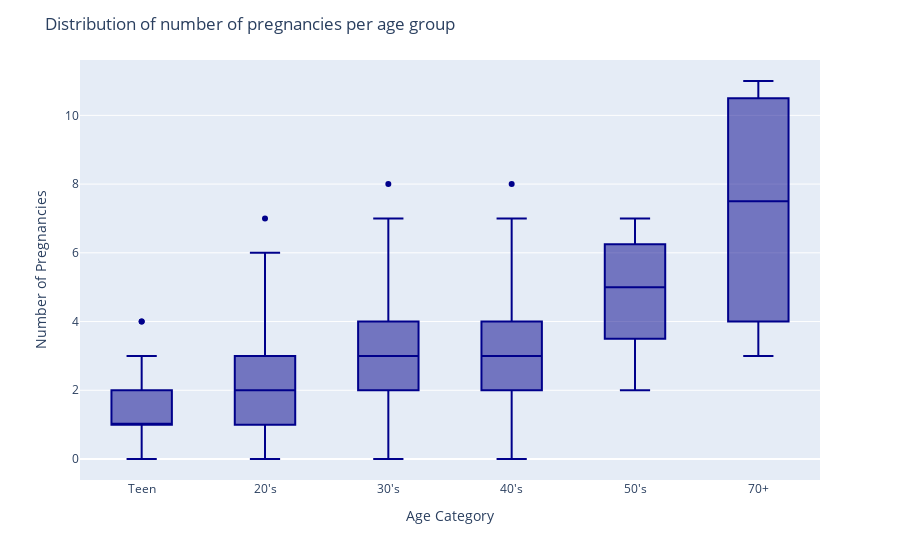

Notebook cell for this chart:
### Markdown cell above
## Pregnancy Distribution by Age

### Code cell
age_preg_bar = px.box(risk_factor_df.sort_values(by="Age",ascending=True), x="age_cat", y="Num of pregnancies",
                      color_discrete_sequence=["darkblue"], points="outliers",
                      category_orders=["Teenager", "Twenties", "Thirties", "Forties", "Fifties",
                                       "Seventy and over"])
age_preg_bar.update_xaxes(title="Age Category")
age_preg_bar.update_yaxes(title="Number of Pregnancies")
age_preg_bar.update_layout(title="Distribution of number of pregnancies per age group")
age_preg_bar.show()

### Figure 1 — Plotly figure (JSON) as saved in the notebook; plotly's stock layout.template omitted (floating-point values rounded to 4 significant figures; data arrays with more than 128 entries replaced by an {"elided": "..."} marker saying what was removed)
{"data": [{"alignmentgroup": "True", "boxpoints": "outliers", "hovertemplate": "age_cat=%{x}<br>Num of pregnancies=%{y}<extra></extra>", "legendgroup": "", "marker": {"color": "darkblue"}, "name": "", "notched": false, "offsetgroup": "", "orientation": "v", "showlegend": false, "type": "box", "x": {"elided": "858 str values"}, "x0": " ", "xaxis": "x", "y": {"elided": "858 int values"}, "y0": " ", "yaxis": "y"}], "layout": {"boxmode": "group", "legend": {"tracegroupgap": 0}, "margin": {"t": 60}, "title": {"text": "Distribution of number of pregnancies per age group"}, "xaxis": {"anchor": "y", "domain": [0, 1], "title": {"text": "Age Category"}}, "yaxis": {"anchor": "x", "domain": [0, 1], "title": {"text": "Number of Pregnancies"}}}}
